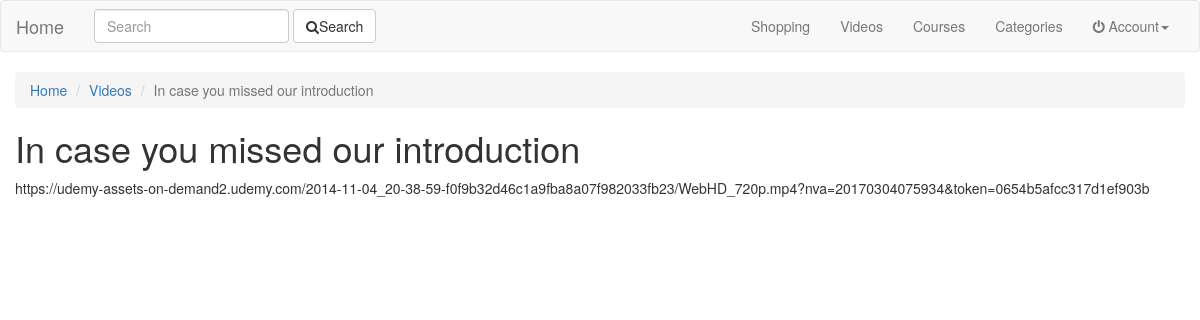
The app's page /videos/in-case-you-missed-our-introduction/ with its own data.
### videos/models.py (models this page shows, shortened)
class Video(models.Model):
	embed_code 		= models.TextField()
	title 			= models.CharField(max_length=120)
	slug 			= models.SlugField(blank=True)
	free			= models.BooleanField(default=True)
	active 			= models.BooleanField(default=True)
	member_required = models.BooleanField(default=False)
	updated 		= models.DateTimeField(auto_now=True)
	timestamp		= models.DateTimeField(auto_now_add=True)
	objects = VideoManager()

### videos/views.py (the view)
# urls.py: url(r'^(?P<slug>[\w-]+)/$', VideoDetailView.as_view(), name="detail"),
class VideoDetailView(DetailView):
	queryset = Video.objects.all()

### search/templatetags/search_form.py (called while the page is built)
@register.inclusion_tag("search/snippets/search_form.html")
def search_form(request, navbar=False):
	return {"request": request, "navbar": navbar}

### videos/templates/videos/video_detail.html
{% extends 'base.html' %} {% block title %} {{ object.title }} | {{ block.super }} {% endblock %} {% block content %}
<ol class="breadcrumb">
    <li><a href="{% url 'home' %}">Home</a></li>
    <li><a href="{% url 'videos:list' %}">Videos</a></li>
    <li class="active">{{ object.title }}</li>
</ol>
<h1>{{ object.title }}</h1>
<div>{{ object.embed_code|safe }}</div>
{% endblock %}

### records on screen
Video: title "In case you missed our introduction", embed_code "https://udemy-assets-on-demand2.udemy.com/2014-11-04_20-38-59-f0f9b32d46c1a9fba8a07f982033fb23/WebHD_720p.mp4?nva=20170304075934&token=0654b5afcc317d1ef903b"
